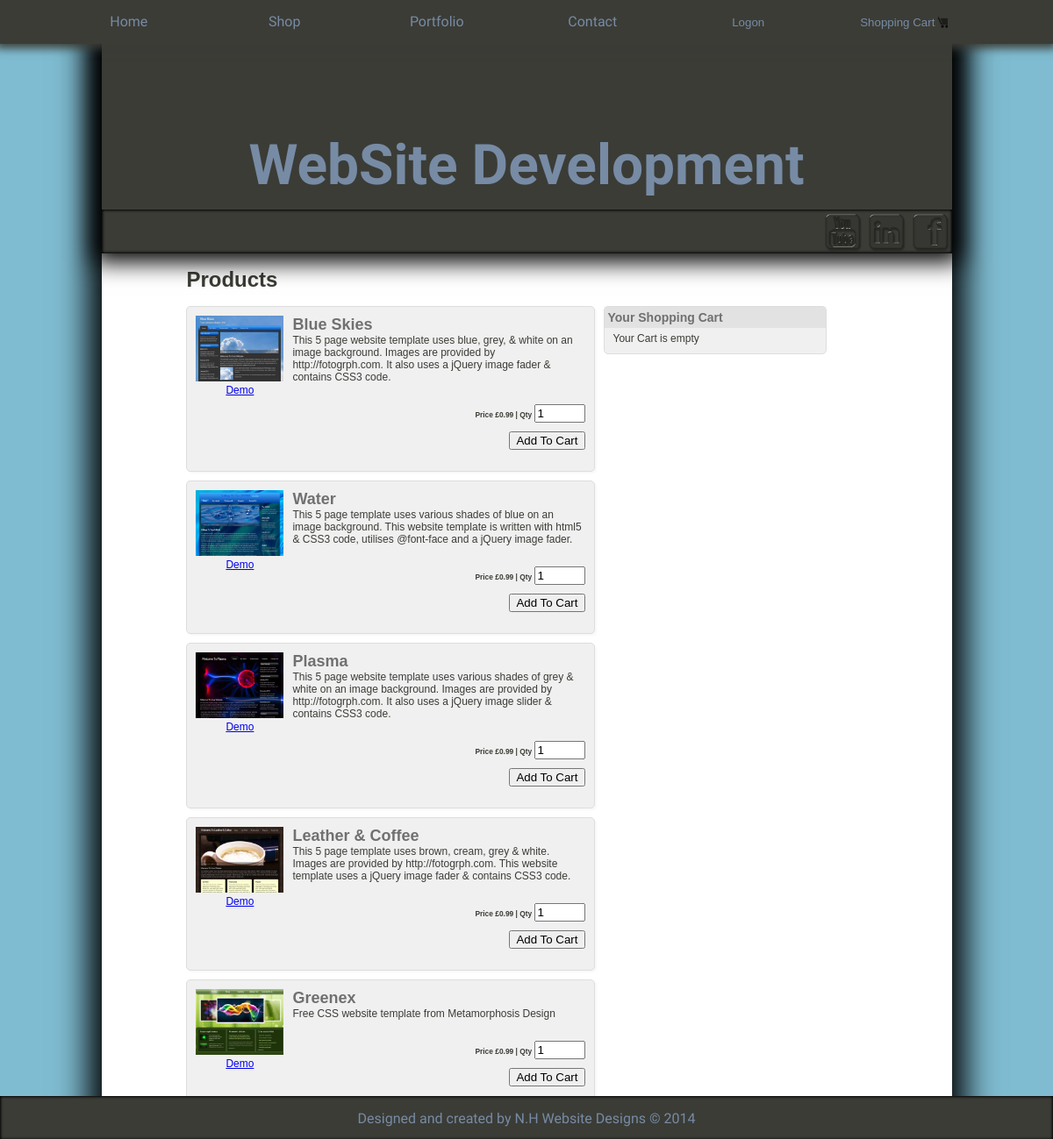
The page /Website/Shop.php on the database its author committed.
### tables this page shows
CREATE TABLE IF NOT EXISTS `products` (
  `id` int(11) NOT NULL AUTO_INCREMENT,
  `product_code` varchar(60) NOT NULL,
  `product_name` varchar(60) NOT NULL,
  `product_desc` tinytext NOT NULL,
  `product_img_name` varchar(60) NOT NULL,
  `price` decimal(10,2) NOT NULL,
  PRIMARY KEY (`id`),
  UNIQUE KEY `product_code` (`product_code`)
);

### Website/parts/Cart/CartConfig.php (called while the page is built, shortened)
<?php
$currency = '£';
?>

### Website/parts/Cart/Cart.php (the view, shortened to what this page needs)
<?php
include_once "parts/Cart/CartConfig.php";
?>
<!DOCTYPE html>
<html>
<head>
<link href="CSS/style.css" rel="stylesheet" type="text/css">
</head>
<body>
<div id="products-wrapper">
    <h1>Products</h1>
    <div class="products">
    <?php
	$current_url = base64_encode($url="http://".$_SERVER['HTTP_HOST'].$_SERVER['REQUEST_URI']);
	$results = $mysqli->query("SELECT * FROM products ORDER BY id ASC");
    if ($results) {
        while($obj = $results->fetch_object())
        {
			echo '<div class="product">';
            echo '<form method="post" action="parts/Cart/cart_update.php">';
			echo '<div class="product-thumb"><img alt="'.obj->product_img_name.'" src="img/CartItems/'.$obj->product_img_name.'"></span></a><a href="Demo/'.preg_replace('/\s+/', '', $obj->product_name).'/index.html" target=new><span><center>Demo</center></span></a></div>';
            echo '<div class="product-content"><h3>'.$obj->product_name.'</h3>';
            echo '<div class="product-desc">'.$obj->product_desc.'</div>';
			echo '<div style="clear:both;"> &nbsp </div>';
            echo '<div class="product-info">';
			echo 'Price '.$currency.$obj->price.' | ';
            echo 'Qty <input type="text" name="product_qty" value="1" id="input" /><br><br>';
			echo '<button class="add_to_cart">Add To Cart</button>';
			echo '</div></div>';
            echo '</form>';
			echo '<div style="clear:both;"> &nbsp </div>';
            echo '</div>';
        }
    }
    ?>
    </div>
					<div class="shopping-cart">
						<h2>Your Shopping Cart</h2>
						<?php
						if(isset($_SESSION["products"]))
						{
							$total = 0;
							echo '<ol>';
							foreach ($_SESSION["products"] as $cart_itm)
						{
							echo '<li class="cart-itm">';
							echo '<span class="remove-itm"><a href="parts/Cart/cart_update.php?removep='.$cart_itm["code"].'&return_url='.$current_url.'">&times;</a></span>';
							echo '<h3>'.$cart_itm["name"].'</h3>';
							echo '<div class="p-code">P code : '.$cart_itm["code"].'</div>';
							echo '<div class="p-qty">Qty : '.$cart_itm["qty"].'</div>';
							echo '<div class="p-price">Price :'.$currency.$cart_itm["price"].'</div>';
							echo '</li>';
							$subtotal = ($cart_itm["price"]*$cart_itm["qty"]);
							$total = ($total + $subtotal);
						}
							echo '</ol>';
							echo '<span class="check-out-txt"><strong>Total : '.$currency.$total.'</strong> <a href="Shop.php?p=ViewCart">Check-out!</a></span>';
							echo '<span class="empty-cart"><a href="cart_update.php?emptycart=1&return_url='.$current_url.'">Empty Cart</a></span>';
						}else{
							echo 'Your Cart is empty';
						}
						?>
					</div>
</div>
</body>
</html>

### Website/Shop.php (shortened to what this page needs)
<?php
include_once "parts/Cart/CartConfig.php";
?>
<!DOCTYPE html>
<html>
<head>
	<link rel="stylesheet" type="text/css" href="CSS/default.css" >
</head>
<body>
	<div id="top-bar">
			<?php include"parts/Nav.html" ?>
	</div>
	<div id="container">
		<div id="content">
			<div id="Title">
				<h1>WebSite Development</h1>
				<div id="SocialMediaBar">
					<ul>
						<li class="SocialMedia">
								<a href="https://www.facebook.com/nigel.hopkins.355" target="_new"><img style="border:0px;" alt="Facebook" src="img/SocialMediaIcons/Facebook.png" class="facebook" /></a>
								<a href="https://www.linkedin.com/hp/?dnr=FgyjRUh34LGprRqNFgvCRj8MNLGYTu4_674Z" target="_new"><img style="border:0px;" alt="LinkedIn" src="img/SocialMediaIcons/LinkedIn.png" class="LinkedIn" /></a>
								<a href="https://www.youtube.com/channel/UCQPlVS4KZQBoCJXymVr9bPw" target="_new"><img style="border:0px;" alt="YouTube" src="img/SocialMediaIcons/YouTube.png" class="YouTube" /></a>
						</li>
					</ul>
				</div>
			</div>
			<?php
			if (isset($_GET['p']))
				{
				switch($_GET['p']) {
					default:
				case 'default':
					include('parts/Cart/Cart.php');
					break;
				case 'ViewCart':
					include('parts/Cart/view_cart.php');
					break;
				case 'Payment':
					include('parts/Cart/paypal-express-checkout/process.php');
					break;
				}
				}
			else
				{
					include('parts/Cart/Cart.php');
				}
			?>
		</div>
	</div>
	<div id="footer" data-bottombar role="footer">
	</div>
</body>
</html>

### Website/CSS/default.css (style rules this page uses)
html, body { font-size: 100%; height:100%; margin:0px; padding:0px; font-family: 'Indie Flower', cursive; }
body { background:rgba(0,122,165,0.5); color: #3b3c36; cursor: auto; font-family: "Helvetica Neue", Helvetica, Roboto, Arial, sans-serif; height:100%; margin: 0px; padding: 0px; width:100%; font-family: 'Indie Flower', cursive; }
#top-bar { background:rgba(59,60,54,1); border:0px groove #3b3c36; box-shadow:inset 0 0 3px 1px #000; height:50px; margin:0; padding:0; position:fixed; top:0px; width:100%; z-index:199; }
#container { background:#fff; box-shadow:0 0 35px 15px #000; min-height:100%; margin-bottom:50px; margin-left:auto; margin-right:auto; margin-top:0px; width:60.5625em; z-index:1; }
#content { margin:0; padding-top:50px; padding-bottom:25px; padding-left:0; padding-right:0; z-index:1; }
#footer { background:rgba(59,60,54,1); border-style:1px groove #3b3c36; bottom:-1px; box-shadow:inset 0 0 3px 1px #000; color:#778ba5; height:50px; margin:0; padding:0; position:fixed; text-align:center; width:100%; z-index:99; font-size:100%; }
#Title { width:100%; height:auto; position:relative; margin-left:0%; margin-bottom:10px; margin-top:0px; border:0px solid #000; border-bottom:none; z-index:99; background:rgba(59,60,54,1); box-shadow: 0 0 25px 10px #000; }
#Title h1 { padding:0px; margin:0px; font-size:400%; line-height:200px; text-align:center; padding-top:4%; color:#778ba5; z-index:199; }
#SocialMediaBar { width:100%; height:50px; background:rgba(59,60,54,1); border:0px groove #3b3c36; box-shadow:inset 0 0 3px 1px #000; margin-bottom:0px; z-index:199; bottom:0%; position:absolute; }
#SocialMediaBar ul { padding:0px; margin:0px; width:100%; height:50px; list-style:none; overflow:hidden; }
#SocialMediaBar ul li { float:right; color:#778ba5; line-height:50px; padding-left:1%; overflow:hidden; }
.facebook, .LinkedIn, .YouTube { width:50px; height:auto; padding:0px; margin:0px; float:right; border:0px; }
form { width:300px; }
form input { width:50px; }

### Website/CSS/navigation.css (style rules this page uses)
#NavUl { background:rgba(59,60,54,1); border-style:1px groove #3b3c36; box-shadow:inset 0 0 3px 1px #000; box-shadow:0 0 10px 5px #3b3c36; display:block; font-size:1em; line-height:1em; overflow:hidden; width:100%; }
#Nav { background:rgba(59,60,54,1); border-style:1px groove #3b3c36; box-shadow:inset 0 0 3px 1px #000; box-shadow:0 0 10px 5px #3b3c36; font-size:1em; line-height:1em; overflow:hidden; width:100%; }
.NavUl { height:50px; margin-top:0px; margin-bottom:0px; margin-left:auto; margin-right:auto; padding:0px; width:90%; }
.NavUl li { display:inline-block; line-height:50px; text-align:center; width:16.0666666666666667%; }
.NavUl li button { color:#778ba5; cursor:pointer; margin:0px; padding:0px; }
.NavUl li a { color:#778ba5; list-style:none; padding:6.5% 20%; text-decoration:none; }
#logon , #ShoppingCart { background:rgba(119,139,165,0.0); border:none; height:50px; width:150px; }
.CartIcon { background:url("../img/CartIcon.png") center center no-repeat; background-size:cover; }

### Website/CSS/style.css (style rules this page uses)
#products-wrapper { width: 80%; margin-right: auto; margin-left: auto; font: 12px Arial, Helvetica, sans-serif; }
.products { width: 60%; float:left; margin-right: 10px; }
.product { margin-bottom: 10px; height: auto; background: #F0F0F0; padding: 10px; border: 1px solid #DDD; border-radius: 5px; box-shadow: 2px 2px 2px #F8F8F8; }
.product form { width:auto; }
.product-desc { height:auto; }
.product .product-thumb { float: left; height: 30px; width: 100px; margin-right: 10px; }
.product .product-thumb img { height:auto; width:100%; }
.product .product-content { overflow:hidden; margin:0px; padding:0px; }
.product .product-content h3 { font-size: 18px; margin: 0px; padding: 0px; color: #707070; }
.product .product-info { float: right; width:100%; font-size: 70%; font-weight: bold; margin-top:10px; text-align:right; }
.shopping-cart { width: 30%; float:left; background: #F0F0F0; padding: 10px; border: 1px solid #DDD; border-radius: 5px; }
.shopping-cart h2 { background: #E2E2E2; padding: 4px; font-size: 14px; margin: -10px -10px 5px; color: #707070; }

### rows shown on the page
products: product_img_name (picture), product_name "Blue Skies", product_desc "This 5 page website template uses blue, grey, & white on an image background. Images are provided by http://fotogrph.com. It also uses a jQuery image fader & contains CSS3 code.", price "0.99"
products: product_img_name (picture), product_name "Water", product_desc "This 5 page template uses various shades of blue on an image background. This website template is written with html5 & CSS3 code, utilises @font-face and a jQuery image fader.", price "0.99"
products: product_img_name (picture), product_name "Plasma", product_desc "This 5 page website template uses various shades of grey & white on an image background. Images are provided by http://fotogrph.com. It also uses a jQuery image slider & contains CSS3 code.", price "0.99"
products: product_img_name (picture), product_name "Leather & Coffee", product_desc "This 5 page template uses brown, cream, grey & white. Images are provided by http://fotogrph.com. This website template uses a jQuery image fader & contains CSS3 code.", price "0.99"
products: product_img_name (picture), product_name "Greenex", product_desc "Free CSS website template from Metamorphosis Design", price "0.99"
